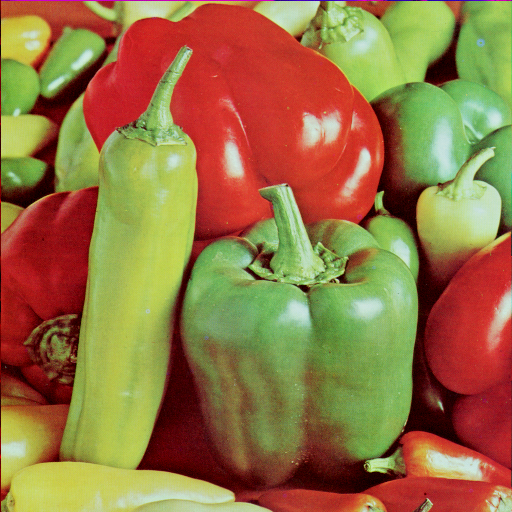
#> input picture data/peppers.png, 512 x 512 px, found by its file name
$ jupyter execute --allow-errors 3_intro_images_RO.ipynb
#> lines starting #> are read from the running program, lines starting #| are printed output that depends on the picture
<img src = 'https://drive.google.com/uc?id=1cPtoRUIVZ2jWaiIl8z1fm4R4V3kwQfZh
' width="170" height="190" align = "left">

# <font color = "darkgreen" > <b>Obiective</b></font>

---

Prin parcurgerea acestui capitol veți învăța despre:

- manipularea imaginilor în `Python` folosind librăria `PIL`(`Python Image Library`)
- formatele de imagine `RGB, GRAY, BINARY`
- filtre folosite pentru îmbunătățirea calității imaginilor

# Imaginile în Python

## Ce este o imagine?

O imagine este o reprezentare vizuală a unui obiect fizic, obținută cu ajutorul unui dispozitiv de fotografiere (aparat foto, cameră, telefon, etc).

Atunci când sunt copiate sau stocate în memoria unui calculator, imaginile sunt reprezentare ca tablouri multi-dimensionale.

Pot avea diferite formate, în funcție de algoritmul folosit pentru codificare sau pentru compresie ('`JPG`', '`PNG`', '`SVG`', etc.)

Vom folosi `PIL` (`Python Image Library`) pentru a putea lucra cu imagini. `PIL` conține multe funcții utile în prelucrarea imaginilor.

## Citirea / Scrierea / Afișarea imaginilor

Vom folosi o imagine stocată pe mașina virtuală. Pentru început, încărcați imaginea 'peppers.png' din [resources](https://drive.google.com/drive/folders/1M9otFTE7NsY-zBa9CCOTnZLuXF3a9qEj?usp=sharing) în folderul 'content'

[cell 1]
from PIL import Image
import matplotlib.pyplot as plt

[cell 2]
im = Image.open(r"..\data\peppers.png")
#> im is the input picture: PIL image 512x512 RGB; mean R, G, B 149.8, 115.6, 66.5

Vom verifica dimensiunea imaginii:

[cell 3]
# Let's see the size of im
im.size
#> Out = (512, 512)

Afișăm modul de codificare a imaginii:

[cell 4]
# Encoding
im.mode
#> Out = 'RGB'

Afișăm formatul imaginii:

[cell 5]
# Format
im.format
#> Out = 'PNG'

Imaginea încărcată este o imagine `RGB`, de dimensiune `512 x 512`, cu format `PNG`. numărul de coloane este primul afișat, apoi numărul de linii (diferit de forma unui tablou multi-dimensional). Nu vom intra însă în amănunte legat de acest aspect în acest curs.

Vom afișa imaginea, folosind alte funcții din biblioteca `matplolib`

[cell 6]
# Let's display it. It should be similar to the top image.
plt.imshow(im)
plt.show()

Pentru slvarea unei imagini în mașina virtuală:

[cell 7]
# Writing an image
# im.save("/content/test.png")
# Download the image from the virtual machine and check that it is the same
# as the original one.

## Formate de imagine: `RGB, GRAY, BINARY`

### `RGB`

Imaginile sunt formate din pixeli ('_picture elements_'). Pixelul este cea mai mică unitate de măsură a unei imagini digitale care poate fi afișată și reprezentată pe un dispozitiv digital (ecran).

Imaginile pot avea moduri diferite de reprezentare. În modul `RGB`, cel mai des întâlnit, fiecare pixel este codificat prin 3 culori: roșu, (**R**ed), verde (**G**reen), albastru (**B**lue), fiecare culoarea având o valoare din intervalul [0, 255]

- [0, 0, 0] negru (black)
- [255, 255, 255] alb (white)
- [255, 0, 0] roșu (red)
- [0, 255, 0] verde (green)
- [0, 0, 255] albastru (blue).

Pentru a obține diferite culori, nu trebuie decât să modificăm aceste valori:

Orice imagine RGB poate fi descompusă în planurile sale de culoare.

### `GRAY`

În multe aplicații, se folosesc imagini în tonuri de gri, deoarece ocupă mai puțină memorie și prelucrarea este mai rapidă.

Conversia din `RGB` în tonuri de gri se face prin calculul mediei canalelor de culoare. Vom folosi `numpy` pentru această prelucrare.

[cell 8]
import numpy as np

im_gray = np.mean(im, axis=-1)
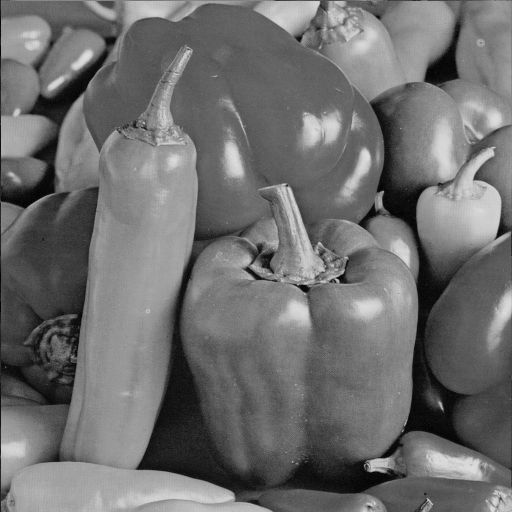
#> im_gray: shape (512, 512) float64; min 0, max 224.3, mean 110.6

Pentru afișare corectă, trebuie să specificăm că imaginea este în tonuri de gri, folosind parametrul 'cmap'.

[cell 9]
# Display the result. We need to specify that this is a gray-level image.
plt.imshow(im_gray, cmap="gray")
plt.show()

[cell 10]
# Check the size of the array
im_gray.shape
#> Out = (512, 512)

Aparent, imaginea în tonuri de gri pare să aibă aceeași formă (`shape`) ca imaginea inițială, dar nu este așa. Imaginea `GRAY` are un singur plan de culoare, în timp ce imaginea originală `RGB` are 3 planuri de culoare. Acest lucru se poate verifica convertind imaginea `RGB` într-un tablou `numpy`:

[cell 11]
# The shape appears to be the same as before.
# But it is not. The gray image has a single colour plane, whereas the original
# image has 3 colour planes, so (512, 512, 3). You can check this by converting
# the image to a numpy array.
np.array(im).shape
#> Out = (512, 512, 3)

Există și o funcție specială pentru conversie: `rgb2gray`, care folosește o medie ponderată în locul mediei simple.

`0.2989 R + 0.5870 G + 0.1140 B`.

Rezultatul este destul de asemănător.

[cell 12]
im_gray2 = im.convert("L")
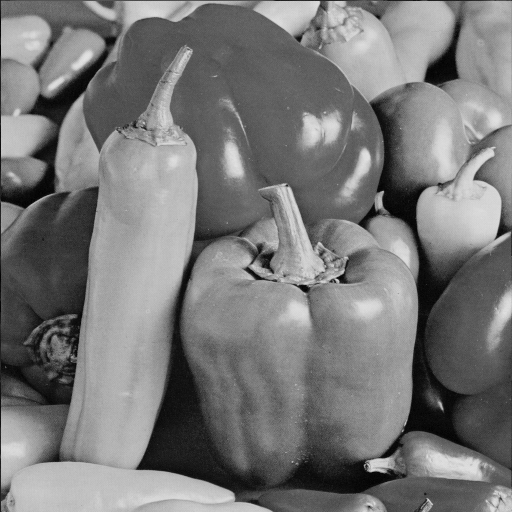
#> im_gray2: PIL image 512x512 L; min 0, max 228, mean 120.2

[cell 13]
# display the image converted using the library function
plt.imshow(im_gray2, cmap="gray")
plt.show()

Putem implementa propria funcție de conversie folosind `numpy` și `broadcasting`

[cell 14]
# You can implement the library function yourself using numpy and broadcasting
def rgb2gray(rgb):
    # first convert the image to numpy array
    im_np = np.array(rgb)
    # apply the weighted average using broadcasting
    return np.dot(im_np[..., :3], [0.2989, 0.5870, 0.1140])


im_gray3 = rgb2gray(im)
plt.imshow(im_gray3, cmap="gray")
plt.show()

### `BINARY`

Pentru a ocupa și mai puțină memorie, imaginile pot fi binarizate (transformate în imagini binare).

Alegem un prag și toate valorile care se află sub prag sunt setate ca negru, iar cele care se află peste prag sunt setate ca alb.

Din considerente de afișare, vom atribui valoarea 255 pixelilor albi. O imagine binară reală va conține doar valori `0` și `1`: `0` pentru negru, `1` pentru alb.

[cell 15]
# Define threshold
th = 255 / 2.0
# We create a black image of the same size as the original image
b_im = np.zeros_like(im_gray)
# We use boolean indexing to put values above the threshold to 'white' (1 or 255)
b_im[im_gray > th] = 255
plt.imshow(b_im, cmap="gray")
plt.show()
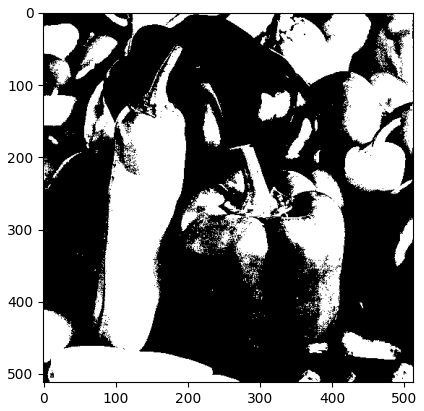
#> figure drawn by matplotlib, 1 panel

## Filtre

Operațiile de filtrare pot fi folosite pentru înlăturarea zgomotului dintr-o imagine sau pentru a îmbunătăți anumite caracteristici.

Vom folosi pentru început un filtru foarte simplu - `filtrul median` (the average filter), pentru ca apoi să folosim un filtru mai complex, _filtrul gaussian_.

Valorile acestor filtre vor fi definite manual. În Machine Learning, când se folosesc rețele neuronale - de exemplu în clasificarea imaginilor - rețeaua neuronală învață singură valorile pentru aceste filtre.

### Filtrul median

Definim un filtru median de dimensiune `5 x 5` ca o matrice `5 x 5` cu toate elemntele egale cu `1 / 25`, după cum urmează:

Pentru a aplica filtrul de mai sus, vom face următorii pași:

- pentru fiecare pixel, o fereastră de dimensiune `5 x 5` este centrată pe imagine și toți pixelii din interiorul ferestrei sunt însumați, iar apoi rezultatul este împărțit la `25`.
  Pe scurt, calculăm media valorilor pixelilor din interiorul ferestrei și atribuim valoarea rezultată pixelului din centrul ferestrei.
  Această operație este efectuată pentru toți pixelii din imagine pentru a rezulta imaginea filtrată.

Vom implementa algoritmul descris mai sus cu ajutorul instrucțiunilor repetitive (nu este eficient, dar este folositor pentru a înțelege ideea de rezolvare)

[cell 16]
k = 5
im_array = np.array(im)
output_im = np.zeros_like(im_array)
kernel_avg = 1 / (k * k) * np.ones((k, k), dtype=np.float32)
# Get the size of the image
h, w, c = im_array.shape
#> h = 512; w = 512; c = 3
# Before filtering, note that the pixels on the boundaries need to be
# treated separately, as they don't have neighbour pixels. A possible way to
# deal with this is to pad the image, i.e. add a frame of zeros to the image,
# with width equal half the filter size.
offset = k // 2
pad_im = np.pad(im_array, ((offset, offset), (offset, offset), (0, 0)))
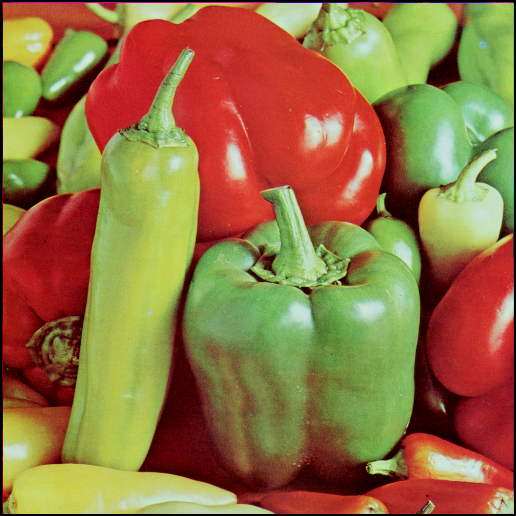
#> pad_im: shape (516, 516, 3); mean R, G, B 147.5, 113.8, 65.5
plt.imshow(pad_im)
plt.show()

[cell 17]
pad_im.shape
#> Out = (516, 516, 3)

[cell 18]
for i in range(c):  # we filter each channel independently
    for ii in range(offset, h + offset):
        for iii in range(offset, w + offset):
            output_im[ii - offset, iii - offset, i] = np.sum(
                np.multiply(
                    pad_im[
                        ii - offset : ii + offset + 1,
                        iii - offset : iii + offset + 1,
                        i,
                    ],
                    kernel_avg,
                )
            )
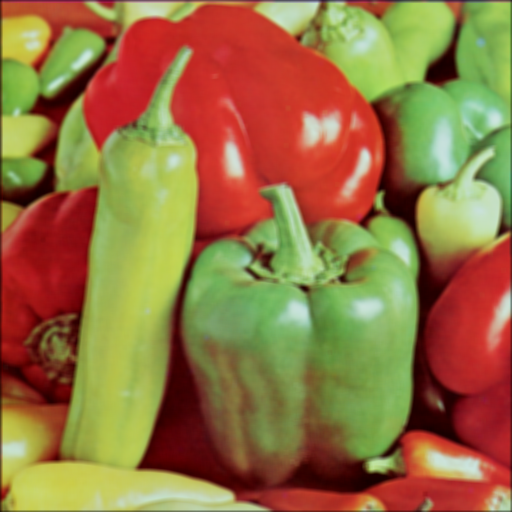
#> output_im: shape (512, 512, 3); mean R, G, B 148.6, 114.7, 65.6

plt.imshow(output_im)
plt.show()
output_im.shape

Se observă că imaginea este mai puțin clară după aplicarea operației de filtrare. Se poate exagera efectul prin aplicarea unui filtru de dimensiune mai mare, de exemplu _10 x 10_.

### Filtrare gaussiană

Când folosim filtru median, toți pixelii din fereastră contribuie în mod egal la valoarea finală a pixelului transformat.
În unele situații, am putea dori să atribuim importanța diferențiată pixelilor din fereastră. De exemplu, putem folosi un filtru gaussian (_curbă Gauss_/ _clopot Gauss_). Contribuția fiecărui pixel va scădea exponențial pe măsură ce ne îndepărtăm de pixelul central.

Un filtru Gauss este definit prin media (m), variaţia (s) şi dimensiunea fereastrei (k).

Pentru a obţine un filtru 2D putem considera două filtre Gauss independente 1D.

Presupunem că m=0, s=1, k=5.
Să definim şi să vizualizăm filtrul Gauss 1D.

[cell 19]
import numpy as np
from numpy import pi, exp, sqrt

s, q = 1, 2  # generate a k x k gaussian kernel, k=2q+1, with mean=0 and sigma = s
probs = [exp(-x * x / (2 * s * s)) / (sqrt(2 * pi) * s) for x in range(-q, q + 1)]
plt.plot(range(-q, q + 1), probs)  # TODO fix the visualisation range
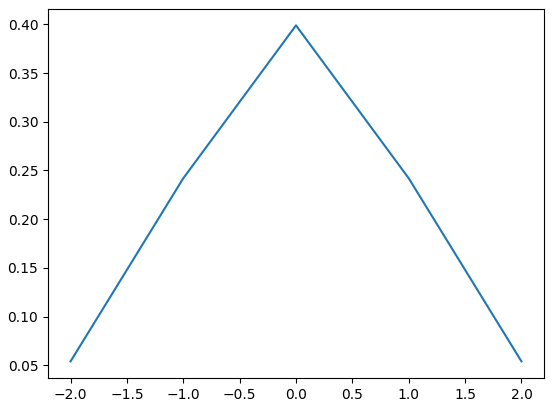
#> figure drawn by matplotlib, 1 panel

[cell 20]
probs

[cell 21]
kernel_2d = np.outer(probs, probs)
plt.imshow(kernel_2d)
plt.show()
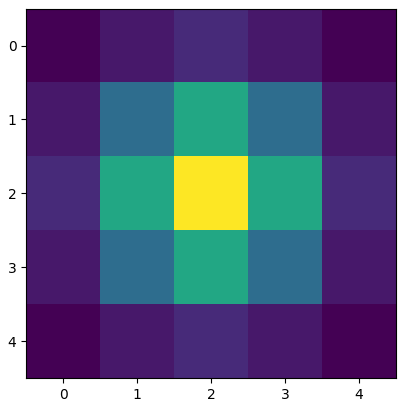
#> figure drawn by matplotlib, 1 panel
kernel_2d

Vom aplica imaginii date nucleul definit apelând funcţii din librăria `filter`.

Procesul este echivalent cu ceea ce am efectuat mai sus, dar mult mai eficient.

[cell 22]
# create a kernel in PIL format
from PIL import ImageFilter

kernel_2d_pil = ImageFilter.Kernel((5, 5), kernel_2d.flatten())
im_blurred = im.filter(kernel_2d_pil)
